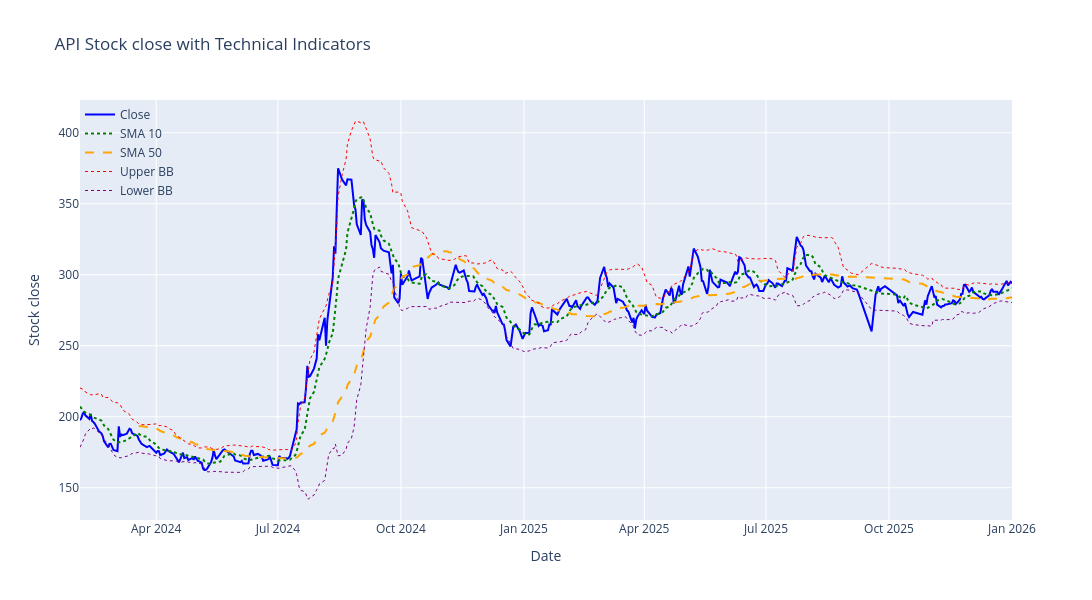

Notebook source saved alongside this figure:
### Markdown cell above
### Plot technical Analysis

### Code cell
df_filtered = df.copy()

if(timeframe!="1D"):
    df_filtered = df_filtered.between_time("11:00", "15:00")


# Create the figure
fig = go.Figure()

# Add 'Close' close line
fig.add_trace(
    go.Scatter(
        x=df_filtered.index,
        y=df_filtered["close"],
        mode="lines",
        name="Close",
        line=dict(color="blue", width=2),
    )
)

# Add 'SMA 10' line
fig.add_trace(
    go.Scatter(
        x=df_filtered.index,
        y=df_filtered["SMA_10"],
        mode="lines",
        name="SMA 10",
        line=dict(color="green", width=2, dash="dot"),
    )
)

# Add 'SMA 50' line
fig.add_trace(
    go.Scatter(
        x=df_filtered.index,
        y=df_filtered["SMA_50"],
        mode="lines",
        name="SMA 50",
        line=dict(color="orange", width=2, dash="dash"),
    )
)

# Add 'Upper BB' line
fig.add_trace(
    go.Scatter(
        x=df_filtered.index,
        y=df_filtered["Upper_BB"],
        mode="lines",
        name="Upper BB",
        line=dict(color="red", width=1, dash="dot"),
    )
)

# Add 'Lower BB' line
fig.add_trace(
    go.Scatter(
        x=df_filtered.index,
        y=df_filtered["Lower_BB"],
        mode="lines",
        name="Lower BB",
        line=dict(color="purple", width=1, dash="dot"),
    )
)

# Update layout for a larger figure size and title
fig.update_layout(
    title=f"{stock_name} Stock close with Technical Indicators",
    xaxis_title="Date",
    yaxis_title="Stock close",
    legend=dict(
        x=0, y=1, bgcolor="rgba(255,255,255,0)", bordercolor="rgba(255,255,255,0)"
    ),
    autosize=False,
    width=1200,
    height=600,
)


if(timeframe != "1D"):
    fig.update_xaxes(
        rangebreaks=[
            dict(bounds=["sat", "sat"]),  # remove weekends
            dict(bounds=[15, 11], pattern="hour"),  # keep only 11–15
        ]
    )


# Show the plot
fig.show()

### Figure 1 — Plotly figure (JSON) as saved in the notebook; plotly's stock layout.template omitted (floating-point values rounded to 4 significant figures; data arrays with more than 128 entries replaced by an {"elided": "..."} marker saying what was removed)
{"data": [{"line": {"color": "blue", "width": 2}, "mode": "lines", "name": "Close", "type": "scatter", "x": {"elided": "435 str values"}, "y": {"elided": "435 float values"}}, {"line": {"color": "green", "dash": "dot", "width": 2}, "mode": "lines", "name": "SMA 10", "type": "scatter", "x": {"elided": "435 str values"}, "y": {"elided": "435 float values"}}, {"line": {"color": "orange", "dash": "dash", "width": 2}, "mode": "lines", "name": "SMA 50", "type": "scatter", "x": {"elided": "435 str values"}, "y": {"elided": "435 float values"}}, {"line": {"color": "red", "dash": "dot", "width": 1}, "mode": "lines", "name": "Upper BB", "type": "scatter", "x": {"elided": "435 str values"}, "y": {"elided": "435 float values"}}, {"line": {"color": "purple", "dash": "dot", "width": 1}, "mode": "lines", "name": "Lower BB", "type": "scatter", "x": {"elided": "435 str values"}, "y": {"elided": "435 float values"}}], "layout": {"autosize": false, "height": 600, "legend": {"bgcolor": "rgba(255,255,255,0)", "bordercolor": "rgba(255,255,255,0)", "x": 0, "y": 1}, "title": {"text": "API Stock close with Technical Indicators"}, "width": 1200, "xaxis": {"title": {"text": "Date"}}, "yaxis": {"title": {"text": "Stock close"}}}}
